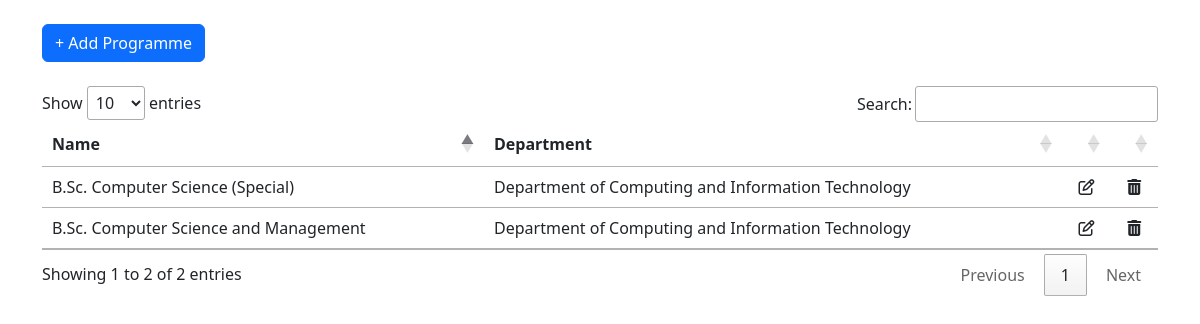
Page /programme on the committed database.
### app/models/programme.py (models this page shows, shortened)
class Programme(db.Model):
    id = db.Column(db.Integer, primary_key=True)
    department_id = db.Column(db.Integer, db.ForeignKey(Department.id), nullable=False)
    name = db.Column(db.String, unique=True, nullable=False)
    department = db.relationship(Department, backref='programmes')

### app/models/department.py (models this page shows, shortened)
class Department(db.Model):
    id = db.Column(db.Integer, primary_key=True)
    name = db.Column(db.String, unique=True, nullable=False)
    faculty_id = db.Column(db.Integer, db.ForeignKey(Faculty.id), nullable=False)

### app/views/admin/programme.py (the view)
@admin_blueprint.route("/programme", methods=["GET"])
def programme():
    all_programmes = Programme.query.all()
    all_departments = Department.query.all()
    data = {
        'all_programmes': all_programmes,
        'departments': all_departments
    }
    return render_template("admin/programme.html", **data )

### app/templates/admin/programme.html (shortened to what this page needs)
{% extends "template.html" %}
{% block content %}
<div class="container">
    <button type="button" class="btn btn-primary my-4" data-bs-toggle="modal" data-bs-target="#programmeModal">
        + Add Programme
    </button>
    <table id="programmeTable" class="table">
        <thead class="thead-dark">
            <th>Name</th>
            <th>Department</th>
            <th></th>
            <th></th>
        </thead>
        <tbody>
            {% for programme in all_programmes %}
            <tr>
                <td>{{ programme.name }}</td>
                <td>{{ programme.department.name }}</td>
                <td class="text-center">
                    <i class="fa fa-edit" data-bs-toggle="modal" data-bs-target="#editProgrammeModal{{programme.id}}"></i>
                </td>
                <td class="text-center">
                    <i class="fa fa-trash" data-bs-toggle="modal" data-bs-target="#deleteModal{{programme.id}}"></i>
                </td>
            </tr>
            {% endfor %}
        </tbody>
    </table>
</div>
{% endblock %}

### app/static/css/style.css (style rules this page uses)
* { box-sizing: border-box; }

### rows in the picture
Programme: name "B.Sc. Computer Science (Special)", department.name "Department of Computing and Information Technology"
Programme: name "B.Sc. Computer Science and Management", department.name "Department of Computing and Information Technology"
